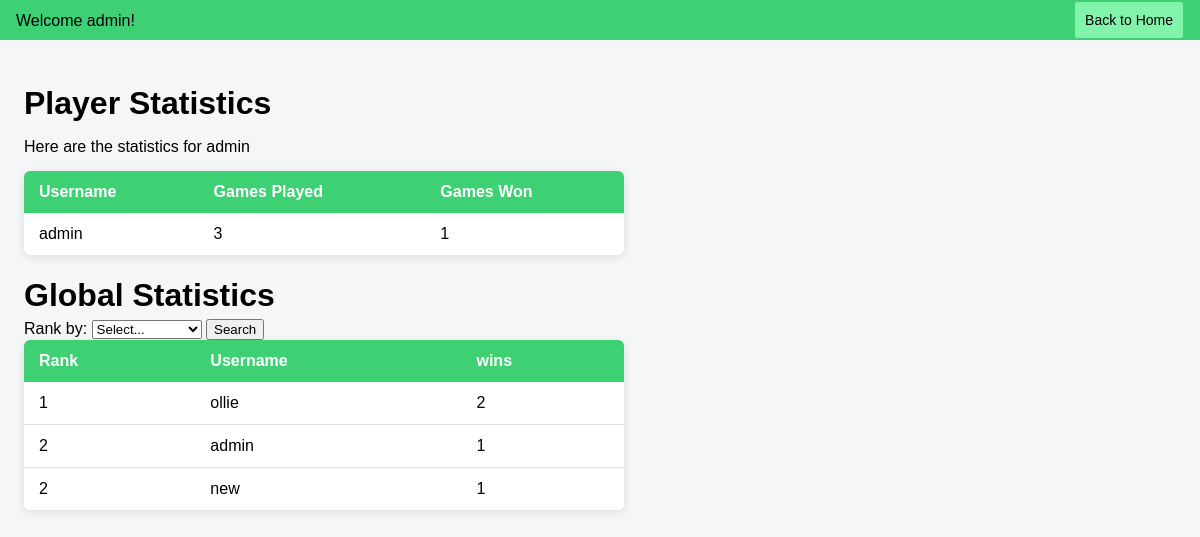
The app's page /statistics (signed in) with its own data.
### tables this page shows
CREATE TABLE users (
            userID INTEGER PRIMARY KEY AUTOINCREMENT,
            username TEXT NOT NULL UNIQUE,
            password TEXT NOT NULL,
            currency INTEGER DEFAULT 0
        );

### app.py (the view, shortened to what this page needs)
@app.route('/statistics', methods=['GET', 'POST'])
def stats():
    if 'username' not in session:
        return redirect(url_for('login'))
    username = session['username']
    rankBy = 'wins'
    if request.method == 'POST':
        rankBy = request.form.get('rankBy')
    with engine.connect() as connection:
        playedGamesArr = connection.execute(
            text("""
                SELECT gp.gameID
                FROM gameParticipants gp
                JOIN users u ON u.userID = gp.userID
                JOIN games g ON g.gameID = gp.gameID
                WHERE g.wasCompleted = TRUE AND u.username = :username
            """),
            {'username': username}
        ).fetchall()
        wonGamesArr = connection.execute(
            text("""
                SELECT gp.gameID
                FROM gameParticipants gp
                JOIN users u ON u.userID = gp.userID
                JOIN games g ON g.gameID = gp.gameID
                WHERE g.wasCompleted = TRUE AND u.username = :username AND gp.isWinner = TRUE
            """),
            {'username': username}
        ).fetchall()
        if rankBy == 'wins':
            globalRank = connection.execute(
                text("""
                    SELECT RANK() OVER (ORDER BY COUNT(g.gameID) DESC), u.username, COUNT(g.gameID)
                    FROM gameParticipants gp
                    JOIN users u ON u.userID = gp.userID
                    JOIN games g ON g.gameID = gp.gameID
                    WHERE gp.isWinner = TRUE AND g.wasCompleted = TRUE
                    GROUP BY u.userID, u.username
                    ORDER BY COUNT(g.gameID) DESC
                    """)
            ).fetchall()
    playerStats = {
        'totalGamesPlayed': len(playedGamesArr),
        'totalGamesWon': len(wonGamesArr)
    }
    globalStats = {'rankBy': rankBy, 'globalRank':globalRank}
    return render_template('stats.html', username=username, stats=playerStats, globalStats=globalStats)

### templates/stats.html (shortened to what this page needs)
<!DOCTYPE html>
<html lang="en">
<head>
    <link rel="stylesheet" href="{{ url_for('static', filename='css/shopStats.css') }}">
</head>
<body>
    <div class="header-container">
      <div class="headpart welcome">
        <p>Welcome {{ username }}!</p>
      </div>
      <div class="exit">
        <button class="home-btn" onclick="window.location.href='{{ url_for('home') }}'">Back to Home</button>
      </div>
    </div>
    <div class="main">
        <h1>Player Statistics</h1>
        <p>Here are the statistics for {{username}}</p>
        <table>
            <thead>
                <tr>
                    <th>Username</th>
                    <th>Games Played</th>
                    <th>Games Won</th>
                </tr>
            </thead>
            <tbody>
                <tr>
                    <td>{{username}}</td>
                    <td>{{stats['totalGamesPlayed']}}</td>
                    <td>{{stats['totalGamesWon']}}</td>
                </tr>
            </tbody>
        </table>
        <h1>Global Statistics</h1>
        <form method="POST" action="">
            <label for="rankBy">Rank by:</label>
            <select title="rankBy" name="rankBy" id="rankBy">
                <option value="wins">Select...</option>
            </select>
            <input type="submit" value="Search">
        </form>
        <table>
        <thead>
            <tr>
                <th>Rank</th>
                <th>Username</th>
                <th>{{globalStats['rankBy']}}</th>
            </tr>
        </thead>
        <tbody>
            {% for record in globalStats['globalRank'] %}
            <tr>
                <td>{{ record[0] }}</td>
                <td>{{ record[1] }}</td>
                <td>{{ record[2] }}</td>
            </tr>
            {% endfor %}
        </tbody>
    </div>
</body>
</html>

### static/css/shopStats.css (style rules this page uses)
body { margin: 0; overflow: hidden; margin: 0; padding: 0; font-family: Arial, Helvetica, sans-serif; background-color: #f4f6f8; }
.header-container { display: flex; height: 5vh; background-color: #3ED174; width: 100%; justify-content: space-between; align-items: center; padding: 0 1rem; box-sizing: border-box; }
.home-btn, .buy-btn { padding: 10px; border: 1px solid #3ED174; background: #81F3AB; cursor: pointer; font-size: 14px; border-radius: 3px; }
.main { padding: 1.5rem; }
h1 { margin-bottom: 5px; }
p { margin-bottom: 15px; }
table { border-collapse: collapse; width: 100%; max-width: 600px; background-color: #fff; border-radius: 6px; overflow: hidden; box-shadow: 0 2px 8px rgba(0, 0, 0, 0.1); }
thead { background-color: #3ED174; color: #fff; }
th, td { padding: 12px 15px; text-align: left; }
th { font-weight: 600; }
tbody tr { border-bottom: 1px solid #e0e0e0; }
tbody tr:last-child { border-bottom: none; }

### records on screen
users: username "admin", record "2", userID "1"
users: record "1", username "ollie", userID "2"
users: record "2", username "new", record "1"

### other values on screen
{{ stats['totalGamesPlayed'] }} "3"
{{ stats['totalGamesWon'] }} "1"
{{ globalStats['rankBy'] }} "wins"
